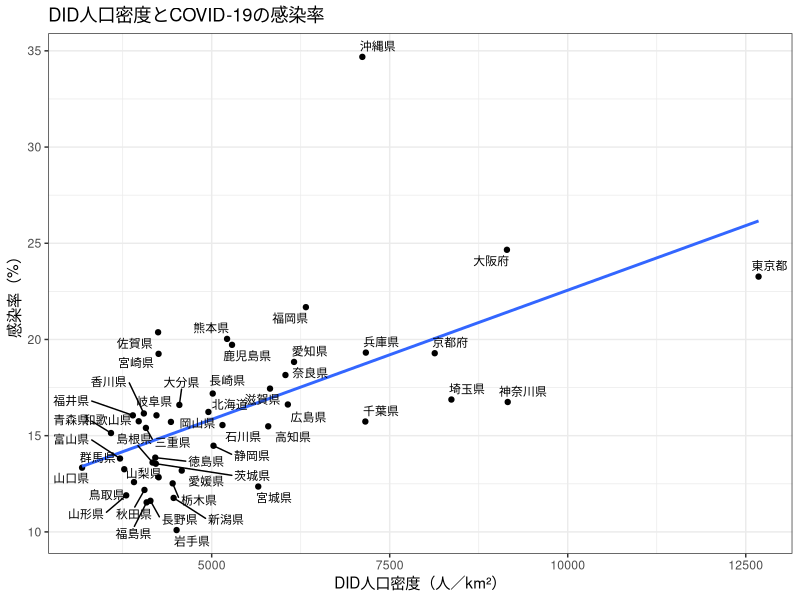
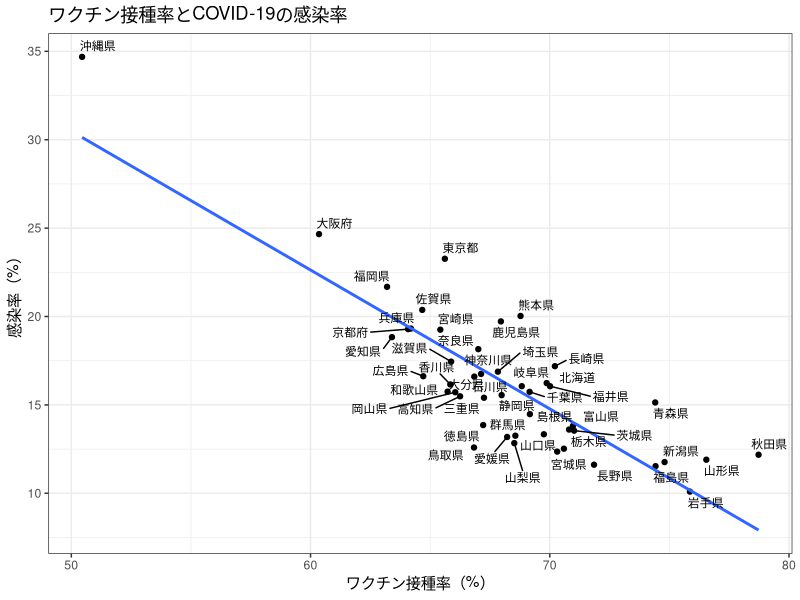
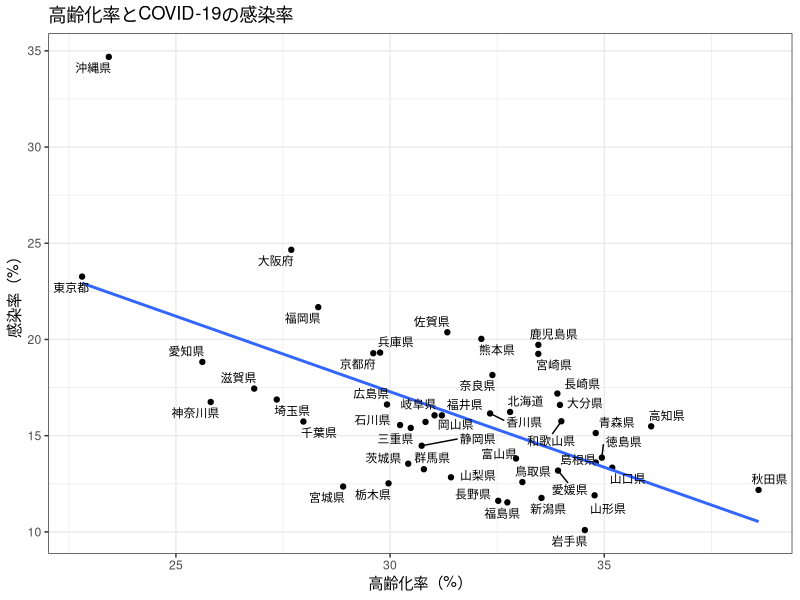

Write the R code that produced these figures, in order.
# COVID-19の感染率と人口密度の関係
#
# 使い方：1行ずつ（またはひとまとまりずつ）Ctrl+Enter（Macは Cmd+Enter）で実行する。
# 途中でうまくいかなくなったら、各セクション冒頭の「再開用」の行から実行し直す。

# ライブラリの読み込み ====

library(tidyverse)
library(readxl)
library(ggrepel) # 散布図でラベルが重ならないようにするためのライブラリ


# データの読み込み ====

# 感染者数のデータを読み込む ----
# 2022年10月30日時点の累積感染者数（厚生労働省）

covid_data <- read_csv("data/covid_cases.csv")
View(covid_data)


# 人口のデータを読み込む ----
# 社会生活統計指標（総務省統計局）のExcelファイルから、必要な範囲だけを読み込む

pop_data <-
  read_excel(
    path = "data/a001.xls",  # Excelファイル名
    range = "I13:N59",       # 読み込む範囲
    col_names = c("都道府県", "Prefecture", "Population"), # 列名を指定
    col_types = c("text", "text", "skip", "skip", "skip", "numeric")
    # 列の型を指定。K〜M列は読み飛ばし、N列（2022年の人口）を読む
  )
View(pop_data)

pop_data <- pop_data |>
  mutate(
    Prefecture = str_remove(Prefecture, "-ken$|-to$|-fu$"), # 末尾の「-ken」「-to」「-fu」を削除
    Prefecture = if_else(Prefecture == "Gumma", "Gunma", Prefecture) # 群馬県の表記を修正（ヘボン式→訓令式）
  )
View(pop_data)


# DID（人口集中地区）のデータを読み込む ----
# 同じExcelファイルの別の範囲から、DID人口とDID面積を読み込む

did_data <-
  read_excel(
    path = "data/a001.xls",  # Excelファイル名
    range = "CZ13:DC59",     # 読み込む範囲
    col_names = c("DID_Population", "DID_Area"), # 列名を指定
    col_types = c("numeric", "skip", "skip", "numeric") # 列の型を指定（不要な列はスキップ）
  )
View(did_data)

did_data <- did_data |>
  mutate(DID_Density = DID_Population / DID_Area) |> # DID人口密度（人／km²）を計算
  select(DID_Density) # DID人口密度の列だけを残す
View(did_data)


# ワクチン接種率のデータを読み込む ----
# 3回目接種率（%）（厚生労働省）

vaccination_data <- read_csv("data/vaccination.csv")
View(vaccination_data)


# データの結合 ====
# 人口とDIDのデータを並べた後、都道府県名（Prefecture）をキーにして感染者数と接種率をつなぐ

dat <- pop_data |>
  bind_cols(did_data) |> # 人口とDIDのデータを横に並べる（どちらも同じ都道府県の順番）
  left_join(covid_data, by = "Prefecture") |>
  left_join(vaccination_data, by = "Prefecture")
View(dat)

dat <- dat |>
  mutate(Confirmed_Cases_per_Capita = Confirmed_Cases / Population * 100) # 感染率（%）を計算
View(dat)

# 確認ポイント：dat が 47行 × 7列 で、空欄（NA）がなければOK


# 分析 ====

# 【再開用】ここまでがうまくいかなかった人は、次の行を実行してから先に進む
# （うまくいった人が実行しても、同じデータが読み込まれるだけなので問題ない）
dat <- read_csv("data/dat.csv")


# 人口密度と感染率の散布図 ----

ggplot(dat, aes(x = DID_Density, y = Confirmed_Cases_per_Capita)) +
  geom_point() +
  geom_smooth(method = "lm", se = FALSE) + # 回帰直線を描く
  geom_text_repel(aes(label = 都道府県), size = 3, max.overlaps = Inf) + # 都道府県名をラベルとして表示（全県）
  labs(
    title = "DID人口密度とCOVID-19の感染率",
    x = "DID人口密度（人／km²）",
    y = "感染率（%）"
  ) +
  theme_bw()


# 単回帰分析 ----
# 感染率 = a + b × DID人口密度

model1 <- lm(Confirmed_Cases_per_Capita ~ DID_Density, data = dat)
summary(model1)


# ワクチン接種率と感染率の散布図 ----

ggplot(dat, aes(x = Vaccination_Rate, y = Confirmed_Cases_per_Capita)) +
  geom_point() +
  geom_smooth(method = "lm", se = FALSE) +
  geom_text_repel(aes(label = 都道府県), size = 3, max.overlaps = Inf) +
  labs(
    title = "ワクチン接種率とCOVID-19の感染率",
    x = "ワクチン接種率（%）",
    y = "感染率（%）"
  ) +
  theme_bw()


# 重回帰分析 ----
# 感染率 = a + b1 × DID人口密度 + b2 × ワクチン接種率

model2 <- lm(Confirmed_Cases_per_Capita ~ DID_Density + Vaccination_Rate, data = dat)
summary(model2)

# 確認ポイント：DID_Density の係数（Estimate）が 0.000557 前後になっていればOK
# 考えてみよう：model1 と model2 で、DID_Density の係数はどう変わったか？ それはなぜか？


# 課題：説明変数を1つ追加した重回帰分析 ====
# ★ の付いた行を、自分が選んだ変数に合わせて書き換える。
# 以下は例として「高齢化率（65歳以上人口の割合）」を追加している。
# 課題では、この例とは別の変数を選ぶこと。

# 追加する変数を読み込む ----

add_data <-
  read_excel(
    path = "data/a001.xls",
    range = "AX13:AX59",    # ★ 読み込む列（行は13〜59のまま、列の記号だけ変える）
    col_names = "Elderly",  # ★ 列名（自由に決めてよい。英数字と _ だけを使う）
    col_types = "numeric"
  )
View(add_data)

# 2020年の人口（2020年の値しかない変数を、人口で割るときに使う）
pop2020_data <-
  read_excel(
    path = "data/a001.xls",
    range = "M13:M59",
    col_names = "Population_2020",
    col_types = "numeric"
  )

# 人口に対する割合（%）を計算する ----
# 2022年や2021年の変数は Population で、2020年の変数は Population_2020 で割る

dat2 <- dat |>
  bind_cols(add_data, pop2020_data) |> # dat と同じ都道府県の順番なので、横に並べられる
  mutate(Elderly_Rate = Elderly / Population * 100) # ★ 新しい変数名 = 計算式
View(dat2)

# 追加した変数と感染率の散布図 ----

ggplot(dat2, aes(x = Elderly_Rate, y = Confirmed_Cases_per_Capita)) + # ★ x = 新しい変数名
  geom_point() +
  geom_smooth(method = "lm", se = FALSE) +
  geom_text_repel(aes(label = 都道府県), size = 3, max.overlaps = Inf) +
  labs(
    title = "高齢化率とCOVID-19の感染率", # ★ グラフのタイトル
    x = "高齢化率（%）",                   # ★ 横軸のラベル
    y = "感染率（%）"
  ) +
  theme_bw()

# 重回帰分析 ----

model3 <- lm(
  Confirmed_Cases_per_Capita ~ DID_Density + Vaccination_Rate + Elderly_Rate, # ★ 最後を新しい変数名に
  data = dat2
)
summary(model3)

# 考えてみよう：model2 と比べて、DID_Density の係数はどう変わったか？ 追加した変数の係数はどう解釈できるか？
